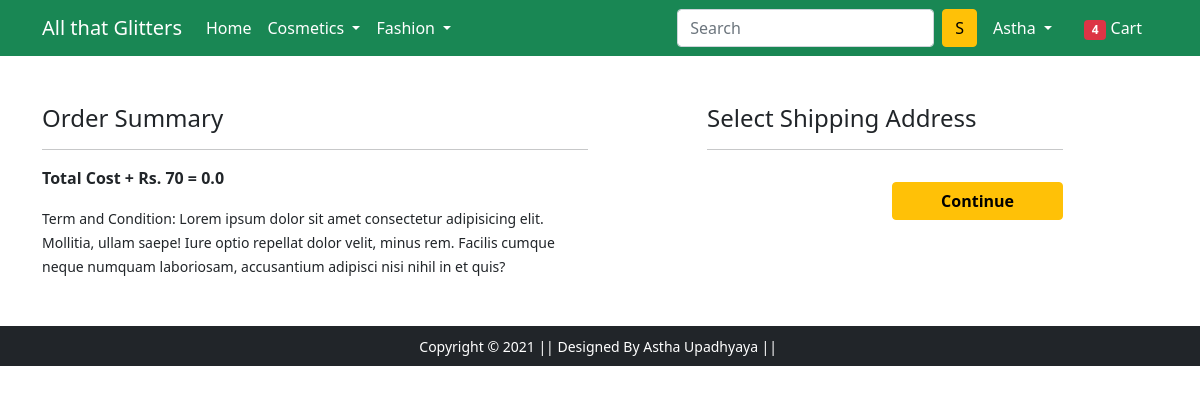
/checkout/ (signed in), run on an earlier commit of the app's database.
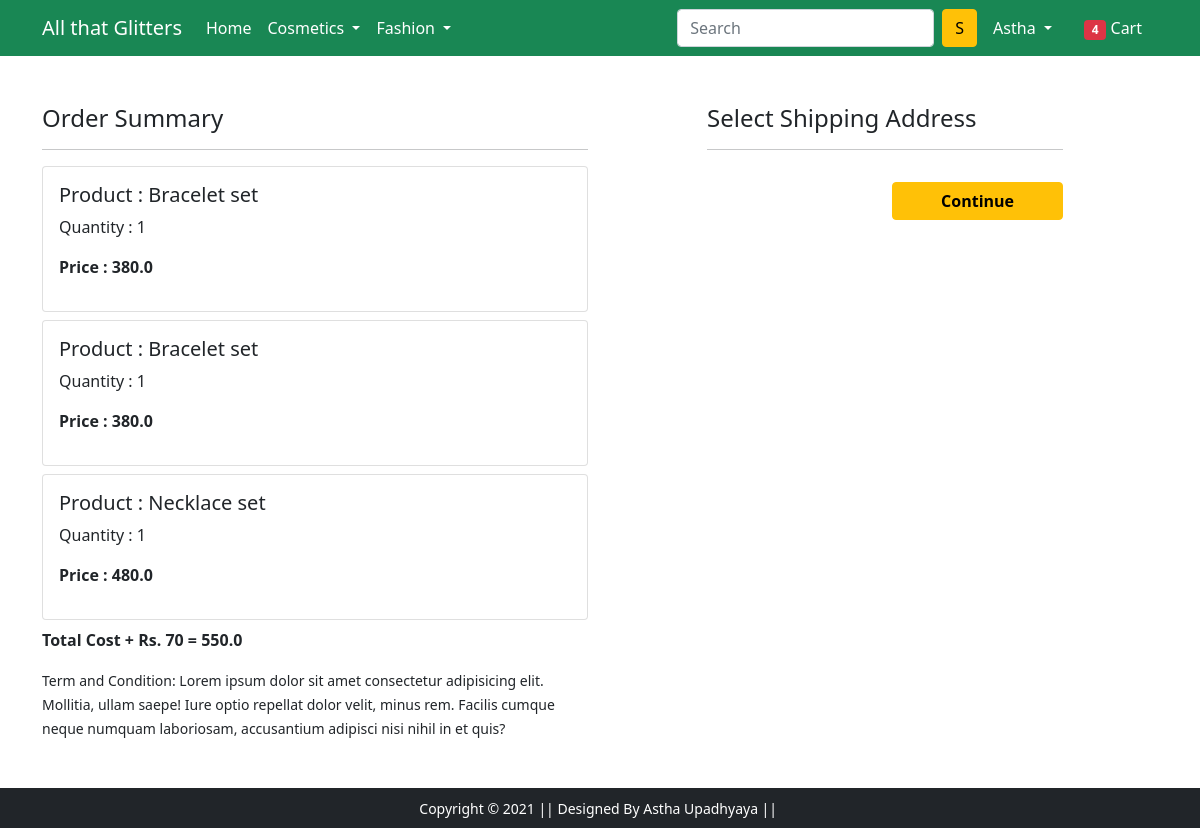
And on a later commit of the database.
### app/models.py (models this page shows, shortened)
class Cart(models.Model):
    user = models.ForeignKey(User, on_delete=models.CASCADE)
    product = models.ForeignKey(Product, on_delete=models.CASCADE)
    quantity = models.PositiveIntegerField(default=1)
    @property
    def total_cost(self):
        return self.quantity * self.product.discounted_price

class Product(models.Model):
    title=models.CharField(max_length=100)
    selling_price = models.FloatField()
    discounted_price = models.FloatField()
    description = models.CharField(max_length=100)
    brand = models.CharField(max_length=100)
    category = models.CharField(choices=CATEGORY_CHOICES,
                                max_length=2)
    product_image = models.ImageField(upload_to='productimg')

### app/views.py (the view)
# urls.py: path('checkout/', views.checkout, name='checkout'),
def checkout(request):
 user = request.user
 add = Customer.objects.filter(user=user)
 cart_items = Cart.objects.filter(user=user)
 amount = 0.0
 shipping_amount = 70.0
 totalamount = 0.0
 cart_product = [p for p in Cart.objects.all() if p.user == request.user]
 if cart_product:
  for p in cart_product:
   tempamount = (p.quantity * p.product.discounted_price)
   amount = tempamount
  totalamount = amount + shipping_amount
 return render(request, 'app/checkout.html', {'add':add, 'totalamount': totalamount, 'cart_items':cart_items})

### app/templates/app/checkout.html (shortened to what this page needs)
{% extends 'app/base.html' %}
{% load static %}
{% block main-content %}
<div class="container">
 <div class="row mt-5">
  <div class="col-sm-6">
    <h4>Order Summary</h4>
    <hr>
    {% for item in cart_items %}
      <div class="card mb-2">
        <div class="card-body">
          <h5>Product : {{item.product.title}}</h5>
          <p>Quantity : {{item.quantity}}</p>
          <p class="fw-bold">Price : {{item.total_cost}}</p>
        </div>
      </div>
    {% endfor %}
    <p class="fw-bold">Total Cost + Rs. 70 = {{totalamount}}</p>
    <small>Term and Condition: Lorem ipsum dolor sit amet consectetur adipisicing elit. Mollitia, ullam saepe! Iure optio repellat dolor velit, minus rem. Facilis cumque neque numquam laboriosam, accusantium adipisci nisi nihil in et quis?</small>
  </div>
  <div class="col-sm-4 offset-sm-1">
    <h4>Select Shipping Address</h4>
    <hr>
    <form action="">
        <div class="text-end">
          <button type="submit" class="btn btn-warning mt-3 px-5 fw-bold">Continue</button>
        </div>
      </form>
    </div>
  </div>
</div>
{% endblock main-content %}

What changed in the data, as far as the page shows it:
added Cart: product "Bracelet set", quantity "1", total_cost "380.0"
added Cart: product "Bracelet set", quantity "1", total_cost "380.0"
added Cart: product "Necklace set", quantity "1", total_cost "480.0"
Also different on the page:
{{ totalamount }}: "0.0" → "550.0"
